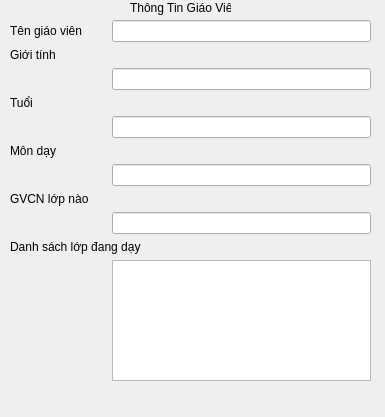
<?xml version="1.0" encoding="UTF-8"?>
<ui version="4.0">
 <class>Dialog</class>
 <widget class="QDialog" name="Dialog">
  <property name="geometry">
   <rect>
    <x>0</x>
    <y>0</y>
    <width>385</width>
    <height>417</height>
   </rect>
  </property>
  <property name="windowTitle">
   <string>Dialog</string>
  </property>
  <widget class="QLabel" name="label_7">
   <property name="geometry">
    <rect>
     <x>130</x>
     <y>0</y>
     <width>101</width>
     <height>16</height>
    </rect>
   </property>
   <property name="styleSheet">
    <string notr="true">font: 10pt &quot;MS Shell Dlg 2&quot;;</string>
   </property>
   <property name="text">
    <string>Thông Tin Giáo Viên</string>
   </property>
  </widget>
  <widget class="QWidget" name="">
   <property name="geometry">
    <rect>
     <x>10</x>
     <y>20</y>
     <width>361</width>
     <height>361</height>
    </rect>
   </property>
   <layout class="QFormLayout" name="formLayout">
    <item row="0" column="0">
     <widget class="QLabel" name="label">
      <property name="text">
       <string>Tên giáo viên	</string>
      </property>
     </widget>
    </item>
    <item row="0" column="1">
     <widget class="QLineEdit" name="name_label"/>
    </item>
    <item row="3" column="0">
     <widget class="QLabel" name="label_2">
      <property name="text">
       <string>Giới tính</string>
      </property>
     </widget>
    </item>
    <item row="4" column="1">
     <widget class="QLineEdit" name="gender_label"/>
    </item>
    <item row="6" column="0">
     <widget class="QLabel" name="label_3">
      <property name="text">
       <string>Tuổi</string>
      </property>
     </widget>
    </item>
    <item row="7" column="1">
     <widget class="QLineEdit" name="age_label"/>
    </item>
    <item row="9" column="0" colspan="2">
     <widget class="QLabel" name="label_4">
      <property name="text">
       <string>Môn dạy	</string>
      </property>
     </widget>
    </item>
    <item row="10" column="1">
     <widget class="QLineEdit" name="subject_label"/>
    </item>
    <item row="12" column="0" colspan="2">
     <widget class="QLabel" name="label_5">
      <property name="text">
       <string>GVCN lớp nào	</string>
      </property>
     </widget>
    </item>
    <item row="13" column="1">
     <widget class="QLineEdit" name="gvcn_label"/>
    </item>
    <item row="15" column="0" colspan="2">
     <widget class="QLabel" name="label_6">
      <property name="text">
       <string>Danh sách lớp đang dạy	</string>
      </property>
     </widget>
    </item>
    <item row="17" column="1">
     <widget class="QListWidget" name="class_list"/>
    </item>
   </layout>
  </widget>
 </widget>
 <resources/>
 <connections/>
</ui>
